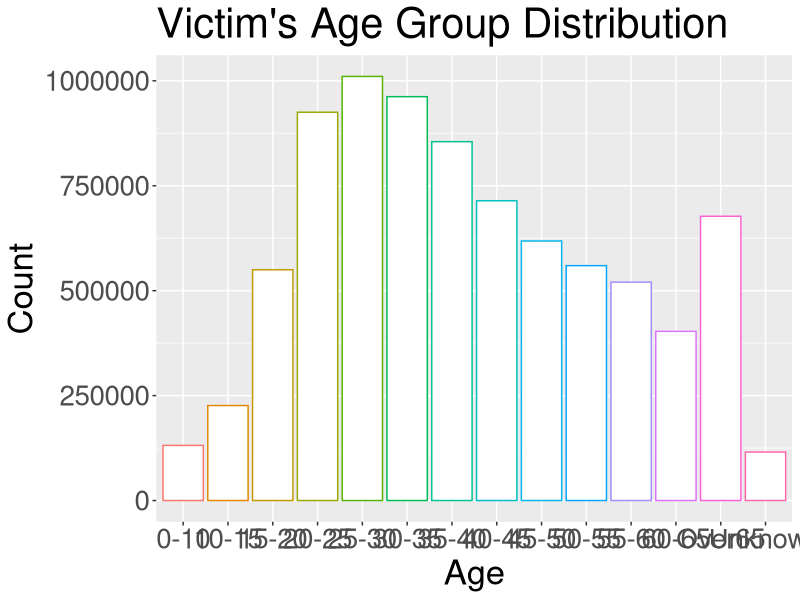
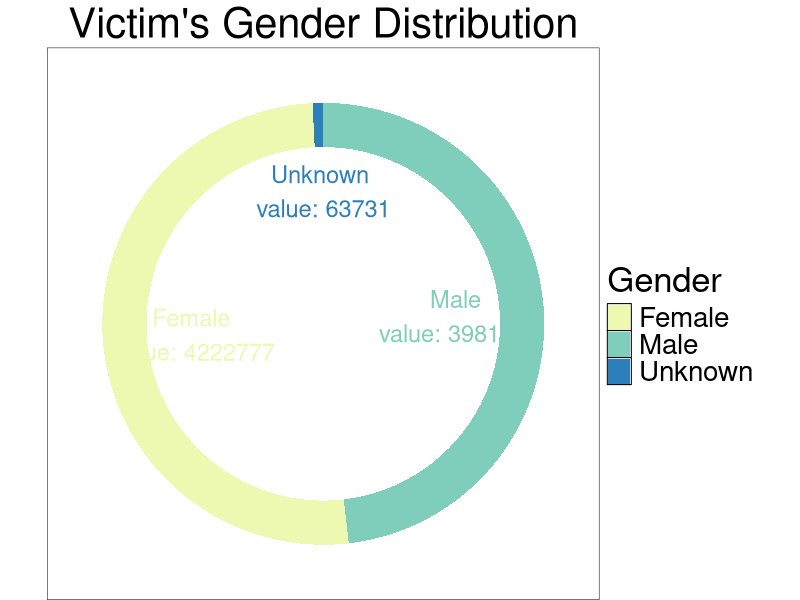
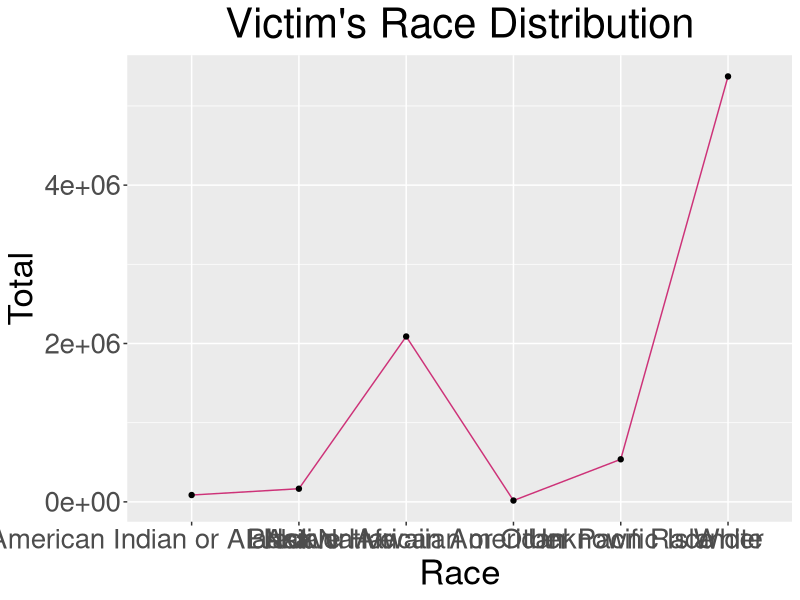
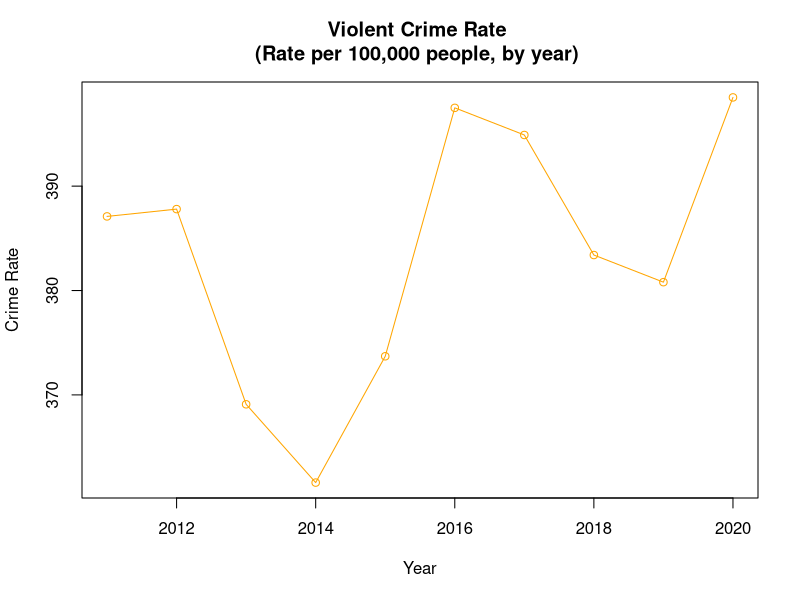

R code for these plots, in order:
## ---- chunk 1
library(tidyverse)
library(data.table)
library(stats)
library(ggplot2)
library(GGally)
library(ROSE)
####____________________________________________READING AND CLEANING THE DATA-------------------------------------########
#read the age data
age_data = read_csv("Victims_Age_by_Offense_Category_2021.csv")

#####cleaning age data######

#Column names
ColNames = colnames(age_data); ColNames
#Number of rows and columns before cleaning
NumColumns = ncol(age_data ); NumColumns
NumRows = nrow(age_data); NumRows
# ##rename the columns
colnames(age_data)[which(names(age_data) == "Under10")] = "0-10"
colnames(age_data)[which(names(age_data) == "Under15")] = "10-15"
colnames(age_data)[which(names(age_data) == "Under20")] = "15-20"
colnames(age_data)[which(names(age_data) == "Under25")] = "20-25"
colnames(age_data)[which(names(age_data) == "Under30")] = "25-30"
colnames(age_data)[which(names(age_data) == "Under35")] = "30-35"
colnames(age_data)[which(names(age_data) == "Under40")] = "35-40"
colnames(age_data)[which(names(age_data) == "Under45")] = "40-45"
colnames(age_data)[which(names(age_data) == "Under50")] = "45-50"
colnames(age_data)[which(names(age_data) == "Under55")] = "50-55"
colnames(age_data)[which(names(age_data) == "Under60")] = "55-60"
colnames(age_data)[which(names(age_data) == "Under65")] = "60-65"
colnames(age_data)[which(names(age_data) == "Unknown\nAge")] = "Unknown Age"
#delete the total row
age_data = age_data[-c(2,8), ]
#delete unwanted column
drop = c("Total")
age_data = age_data[,!(names(age_data) %in% drop)]
##check if there are Nan values
anyNA(age_data)
#find any dupliactes in  the data
sum_of_duplicates=sum(duplicated(age_data));sum_of_duplicates
# structure id the dataset
str(age_data)
#summary statistics of the clean data
lapply(age_data,summary) 


#read the race data
race_data = read_csv("Victims_Race_by_Offense_Category_2021.csv")
#####cleaning race data######
#Column names
ColNames = colnames(race_data); ColNames
##rename the columns
colnames(race_data)[which(names(race_data) == "Black\nor African\nAmerican")] = "Black or African American"
colnames(race_data)[which(names(race_data) == "American\nIndian or\nAlaska Native")] = "American Indian or Alaska Native"
colnames(race_data)[which(names(race_data) == "Native\nHawaiian or\nOther Pacific\nIslander")] = "Native Hawaiian or Other Pacific Islander"
colnames(race_data)[which(names(race_data) == "Unknown\nRace")] = "Unknown Race"
colnames(race_data)[which(names(race_data) == "Offense Category")] = "Offense"
#delete the total row
race_data = race_data[-c(2,8), ]
#delete unwanted column
drop = c("Total")
race_data = race_data[,!(names(race_data) %in% drop)]
##check if there are Nan values
anyNA(race_data)
#find any dupliactes in  the data
sum_of_duplicates=sum(duplicated(race_data));sum_of_duplicates
# structure id the dataset
str(race_data)
#summary statistics of the clean data
lapply(race_data,summary) 


#read the gender data
gender_data = read_csv("Victims_Sex_by_Offense_Category_2021.csv")
#######cleaning gender data#########
#Column names
ColNames = colnames(gender_data); ColNames
#rename the column
colnames(gender_data)[which(names(gender_data) == "Unknown\nSex")] = "Unknown"
colnames(gender_data)[which(names(gender_data) == "Offense Category")] = "Offense"
#delete the total row
gender_data = gender_data[-c(2,8), ]
#delete unwanted column
drop = c("Total")
gender_data = gender_data[,!(names(gender_data) %in% drop)]
##check if there are Nan values
anyNA(gender_data)
#find any dupliactes in  the data
sum_of_duplicates=sum(duplicated(gender_data));sum_of_duplicates
# structure id the dataset
str(gender_data)
#summary statistics of the clean data
lapply(gender_data,summary) 
#export data 
write.csv(age_data, "age_victim_data_cleaned.csv")
write.csv(race_data, "race_victim_data_cleaned.csv")
write.csv(gender_data,"gender_victim_data_cleaned.csv")
## ---- chunk 2
###-------------------------------------------DATA VISUALIZATION-------------------------------#####
##GRAPH FOR AGE
age_chart_data = data.frame(t(age_data[1,]))
age_chart_data = data.frame(cbind(rownames(age_chart_data)[2:15], (age_chart_data[2:15,])))
colnames(age_chart_data) = c("Age", "Total")
#data type
age_chart_data$Total = as.integer(age_chart_data$Total)  
ggplot(age_chart_data, aes(x=Age, y=Total, color=Age)) +
  geom_bar(stat="identity", fill="white")+
  labs(title = "Victim's Age Group Distribution", x = "Age", y="Count")+
  theme(legend.position = "none")+
  theme(text=element_text(size=25))

## ---- chunk 3
#GRAPH FOR GENDER
gender_chart_data = data.frame(t(gender_data[1,]))
gender_chart_data = data.frame(cbind(rownames(gender_chart_data)[2:4], (gender_chart_data[2:4,])))
colnames(gender_chart_data) = c("Gender", "Total")

#data type
gender_chart_data$Total = as.integer(gender_chart_data$Total)  
#compute data for pie chart
gender_chart_data$fraction = gender_chart_data$Total / sum(gender_chart_data$Total)
# Compute the cumulative percentages (top of each rectangle)
gender_chart_data$ymax = cumsum(gender_chart_data$fraction)
# Compute the bottom of each rectangle
gender_chart_data$ymin = c(0, head(gender_chart_data$ymax, n=-1))
# Compute label position
gender_chart_data$labelPosition = (gender_chart_data$ymax + gender_chart_data$ymin) / 2
# Compute a good label
gender_chart_data$label = paste0(gender_chart_data$Gender, "\n value: ", gender_chart_data$Total)

# Make the plot
ggplot(gender_chart_data, aes(ymax=ymax, ymin=ymin, xmax=4, xmin=3, fill=Gender)) +
  geom_rect() +
  geom_text( x=2, aes(y=labelPosition, label=label, color=Gender), size=6) + # x here controls label position (inner / outer)
  scale_fill_brewer(palette=16) +
  scale_color_brewer(palette=16) +
  coord_polar(theta="y") +
  xlim(c(-1, 4)) +
  theme_void() +
  theme(plot.title = element_text(hjust = 0.5))+
  theme(text=element_text(size=25))+
  labs(title = "Victim's Gender Distribution")+
  theme(panel.background = element_rect(fill = "white"))


## ---- chunk 4
#GRAPH FOR RACE
race_chart_data = data.frame(t(race_data[1,]))
race_chart_data = data.frame(cbind(rownames(race_chart_data)[2:7], (race_chart_data[2:7,])))
colnames(race_chart_data) = c("Race", "Total")
#data type
race_chart_data$Total = as.integer(race_chart_data$Total)  
ggplot(data=race_chart_data, aes(x=Race, y=Total, group=1)) +
  geom_line(color = "violetred3")+
  geom_point()+
  theme(plot.title = element_text(hjust = 0.5))+
  theme(text=element_text(size=25))+
  labs(title = "Victim's Race Distribution")



## ---- chunk 5
victims_data = read_csv("victims_crime_data_yearly.csv")
plot(victims_data,type = "o", col = "orange", xlab = "Year", ylab = "Crime Rate",
   main = "Violent Crime Rate \n(Rate per 100,000 people, by year) ")
